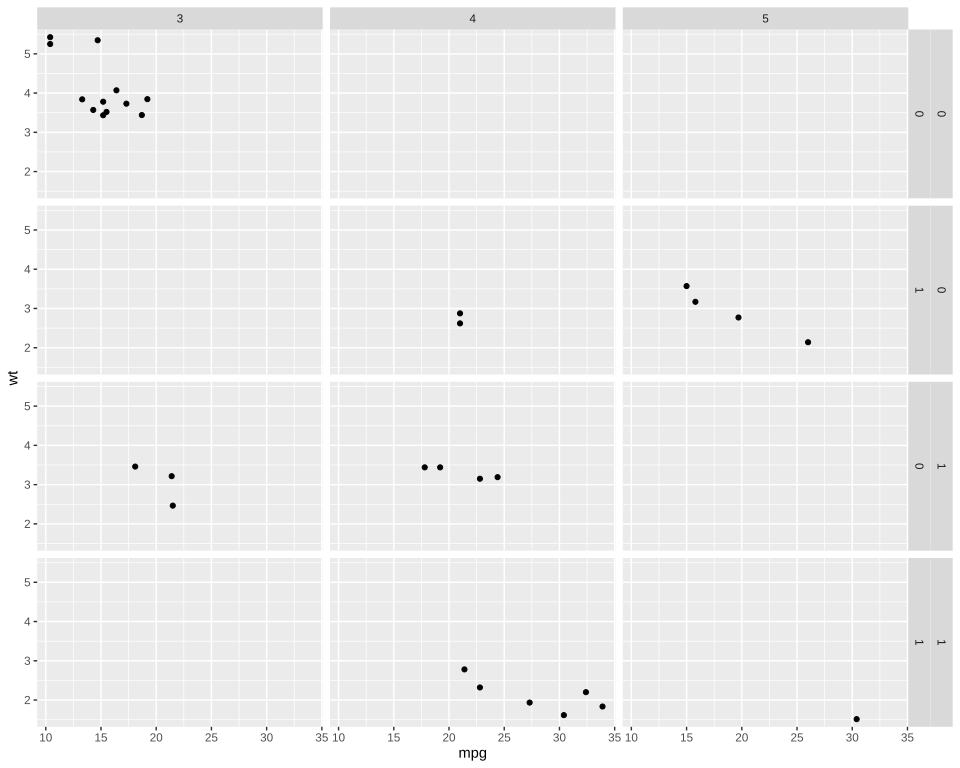

Recreate this plot in R.
# The plot test/golden/facet_grid_two_rows.svg draws, drawn by ggplot2 itself, as ggplot2's own visual
# tests draw their snapshots: the independent check on that golden whenever it changes. The suite
# never runs this; it needs R, ggplot2 and vdiffr, saved as the Docker image giggly-r:ggplot2-4.0.3.
# From the repository's root:
#
#   docker run --rm -v "$PWD/test/golden":/golden:ro giggly-r:ggplot2-4.0.3 \
#     Rscript /golden/facet_grid_two_rows.R > facet_grid_two_rows.ggplot2.svg
#
# and compare the two drawings element by element, as test/golden/point.R describes.
#
# mtcars' weight against mileage in a row of panels for each engine shape and transmission and a
# column for each number of gears: two strips right of each row, the engine shape's outermost, as
# the strips above put the first column on top.
#
# First checked with ggplot2 4.0.3 and vdiffr 1.0.9: every element matches, in order, once
# positions are rounded to two decimals (svglite writes the background's edge as R's rounding
# error), and every clip path matches.

library(ggplot2)

plot <- ggplot(mtcars, aes(mpg, wt)) +
  geom_point() +
  facet_grid(vs + am ~ gear) +
  theme_gray()

file <- tempfile(fileext = ".svg")
vdiffr::write_svg(plot, file)
cat(readLines(file), sep = "\n")
